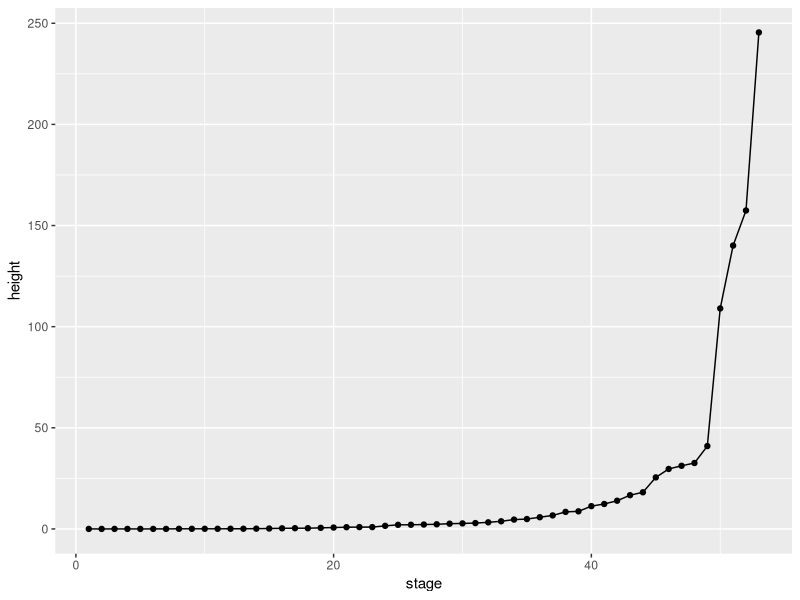
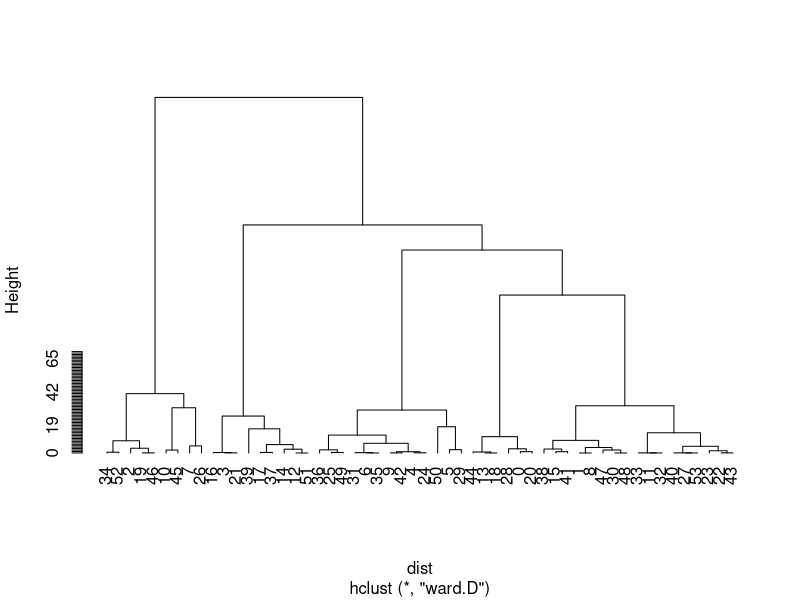
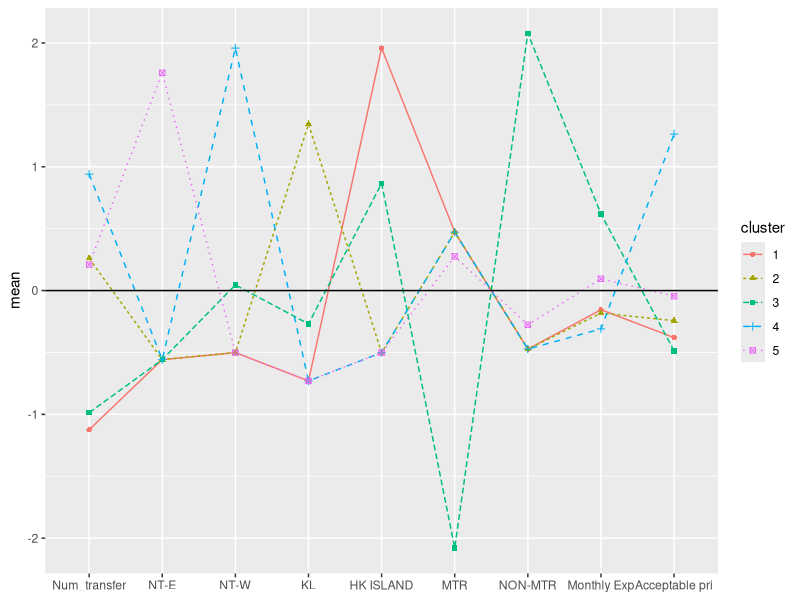

Here is the R script that generated these plots, in order:
# 1: NTE, 2: NTW 3:KL 4: HK Island

library(psych)
library(ggplot2)
library(reshape2)
data <- read.csv("data.csv")



describe(data,skew=F,ranges=F)

data$Gender <- as.factor(data$Gender)
data$Year.of.Study <- as.factor(data$Year.of.Study)
data$Living.District <- as.factor(data$Living.District)
data$Transportation <- as.factor(data$Transportation)
#data$Monthly.Expense <- as.factor(data$Monthly.Expense)
#data$Num_transfer<- as.factor(data$Num_transfer)


h1<-cbind(
  model.matrix( ~ Num_transfer - 1, data),
  model.matrix( ~ Living.District - 1, data),
  model.matrix( ~ Transportation - 1, data), data$Monthly.Expense, data$Acceptable.price)


#exp = scale(subset(data, select = c(4, 7)))
h1 <- scale(h1)
dist<-dist(h1,method="euclidean")^2

fit <- hclust(dist, method="ward.D")
history<-cbind(fit$merge,fit$height)
history

ggplot(mapping=aes(x=1:length(fit$height),y=fit$height))+
  geom_line()+
  geom_point()+
  labs(x="stage",y="height")


plot(fit,labels=data$X,hang=-1,main="",axes=FALSE)
axis(side = 2, at = seq(0, 70))

cutree(fit, k=5) #cluster index
sol <- data.frame(cluster=cutree(fit, k=5),id=h1)
sol[ order(sol$cluster),1:10 ]
# 1: NTE, 2: NTW 3:KL 4: HK Island
colnames(sol) <- c('cluster', 'Num_transfer', 'NT-E', 'NT-W', 'KL', 'HK ISLAND', 'MTR', 'NON-MTR', 'Monthly Exp', 'Acceptable pri')

table(sol[,1])


tb<-aggregate(x=sol[,], by=list(cluster=sol$cluster),FUN=mean)
print(tb,digits=2)


tbm<-melt(tb,id.vars='cluster')
tbm$cluster<-factor(tbm$cluster)
ggplot(tbm, 
       aes(x = variable, y = value, group = cluster, colour = cluster)) + 
  geom_line(aes(linetype=cluster))+
  geom_point(aes(shape=cluster)) +
  geom_hline(yintercept=0) +
  labs(x=NULL,y="mean")


## continue K-mean clustering based on centre pt with ward
## similar to Asm2 q3
